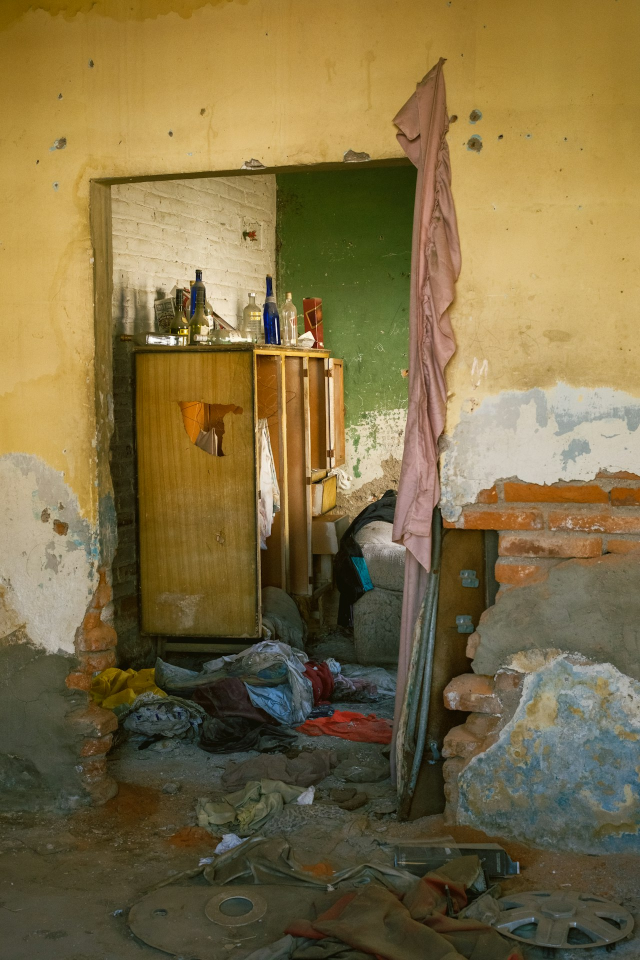
#> input picture data/demo_images/indoor_dilapidated_room.jpg, 1280 x 1920 px (shown at 1/2 size)
$ python -i debug_opencv_localization.py   (imports and definitions only)
#> lines starting #> are read from the running program, lines starting #| are printed output that depends on the picture; after the words box and inside, x2 and y2 are one past the last pixel; in counts of white or black regions, pixels touching at a corner belong together
import sys
import os
import random
import time
from pathlib import Path
import cv2
import numpy as np

ROOT = Path(__file__).resolve().parent.parent
TACO_DIR = ROOT / "external_datasets" / "taco_official" / "data"
OUT_DIR = ROOT / "runs" / "dl" / "hybrid_pipeline_results" / "debug"

def analyze_image_proposals(image_path, min_area=400):
#> called with min_area = 400
    img = cv2.imread(str(image_path))
#> img is the input picture: shape (1920, 1280, 3); mean B, G, R 68.5, 110.1, 126.9
    if img is None:
        return None

    h_img, w_img = img.shape[:2]
#> h_img = 1920; w_img = 1280
    gray = cv2.cvtColor(img, cv2.COLOR_BGR2GRAY)
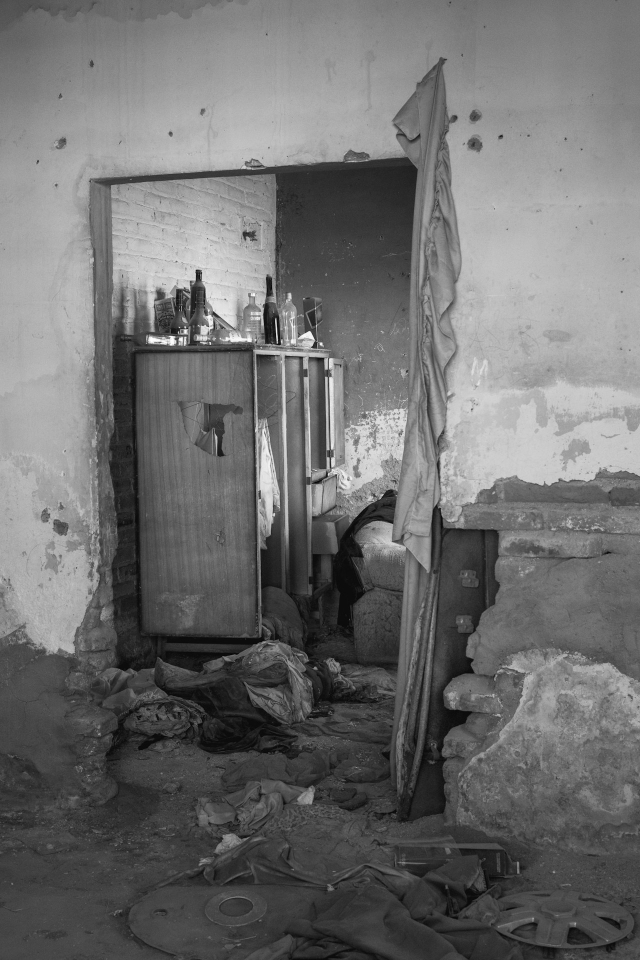
#> gray: shape (1920, 1280) (shown at 1/2 size); min 0, max 255, mean 110.4
    blur = cv2.GaussianBlur(gray, (5, 5), 0)

    # 1. Otsu Thresholding
    _, thresh_otsu = cv2.threshold(blur, 0, 255, cv2.THRESH_BINARY_INV + cv2.THRESH_OTSU)
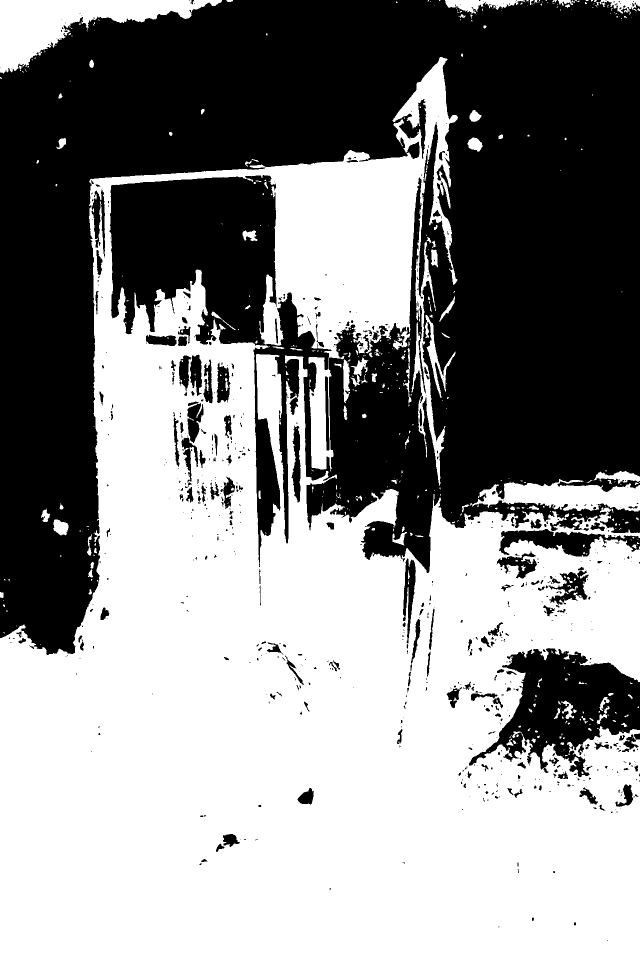
#> thresh_otsu: shape (1920, 1280) (shown at 1/2 size); 54.4% white; 715 black regions (512 under 20 px), largest, box (x1, y1, x2, y2) and area: (0, 0, 1280, 1310) 1029556, (938, 1296, 1280, 1554) 42411, (998, 1058, 1280, 1113) 7111

    # 2. Adaptive Gaussian Thresholding (Handles shadows and complex lighting better)
    thresh_adaptive = cv2.adaptiveThreshold(
        blur, 255, cv2.ADAPTIVE_THRESH_GAUSSIAN_C,
        cv2.THRESH_BINARY_INV, 11, 2
    )
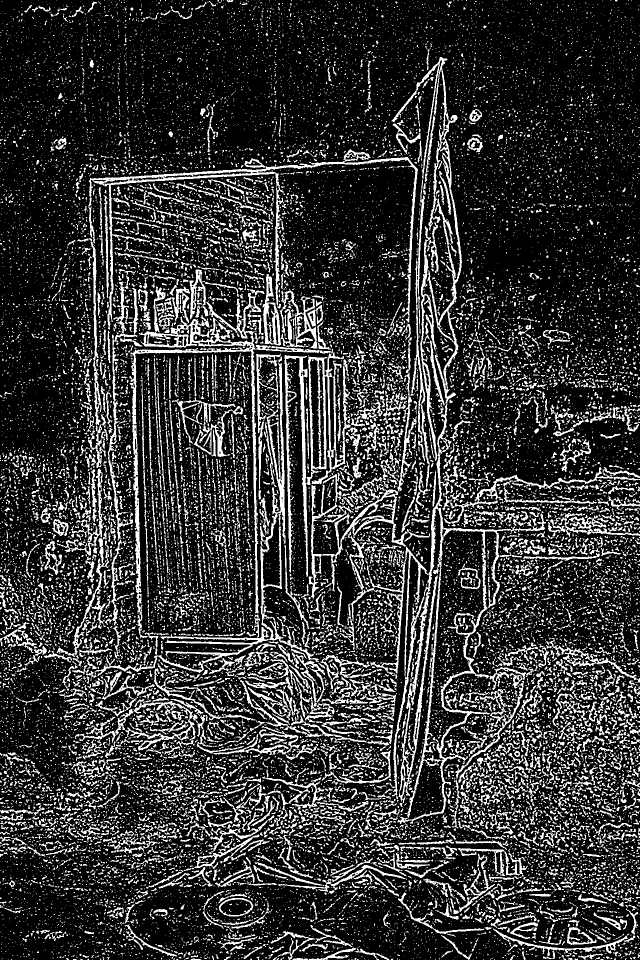
#> thresh_adaptive: shape (1920, 1280) (shown at 1/2 size); 20.3% white; 25558 white regions (22083 under 20 px), largest, box (x1, y1, x2, y2) and area: (617, 114, 1092, 1648) 37754, (259, 573, 701, 1277) 25278, (144, 726, 638, 1368) 11224

    # 3. Canny Edges
    edges = cv2.Canny(blur, 30, 100)
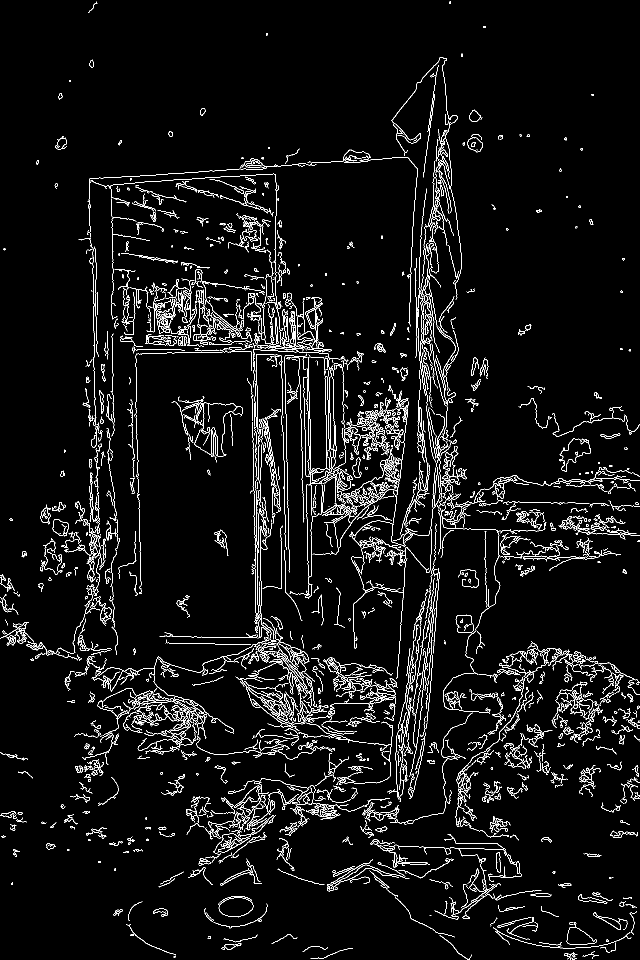
#> edges: shape (1920, 1280) (shown at 1/2 size); 4.7% white in thin lines or dots
    kernel = cv2.getStructuringElement(cv2.MORPH_RECT, (5, 5))
    dilated_edges = cv2.dilate(edges, kernel, iterations=1)
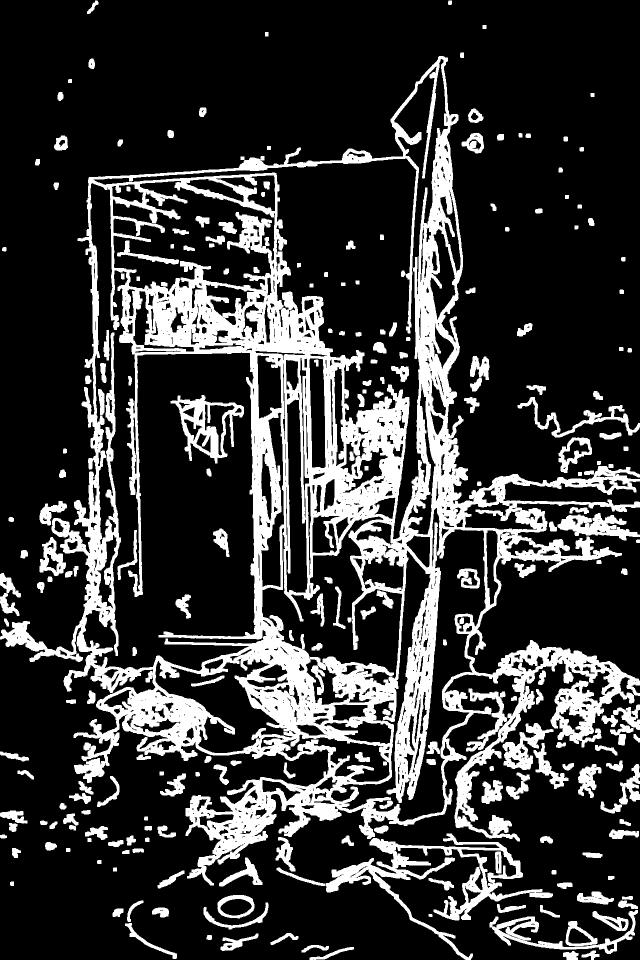
#> dilated_edges: shape (1920, 1280) (shown at 1/2 size); 21.6% white; 236 white regions, largest, box (x1, y1, x2, y2) and area: (0, 112, 1280, 1771) 409105, (652, 1667, 1106, 1920) 18877, (341, 790, 488, 927) 6934

    # Combined Otsu vs Combined Adaptive
    combined_otsu = cv2.bitwise_or(thresh_otsu, dilated_edges)
#> combined_otsu: shape (1920, 1280); 62.5% white; 1040 black regions (738 under 20 px), largest, box (x1, y1, x2, y2) and area: (0, 0, 1280, 1304) 748683, (226, 362, 550, 583) 41635, (688, 354, 853, 1078) 20914
    combined_otsu = cv2.morphologyEx(combined_otsu, cv2.MORPH_CLOSE, kernel)
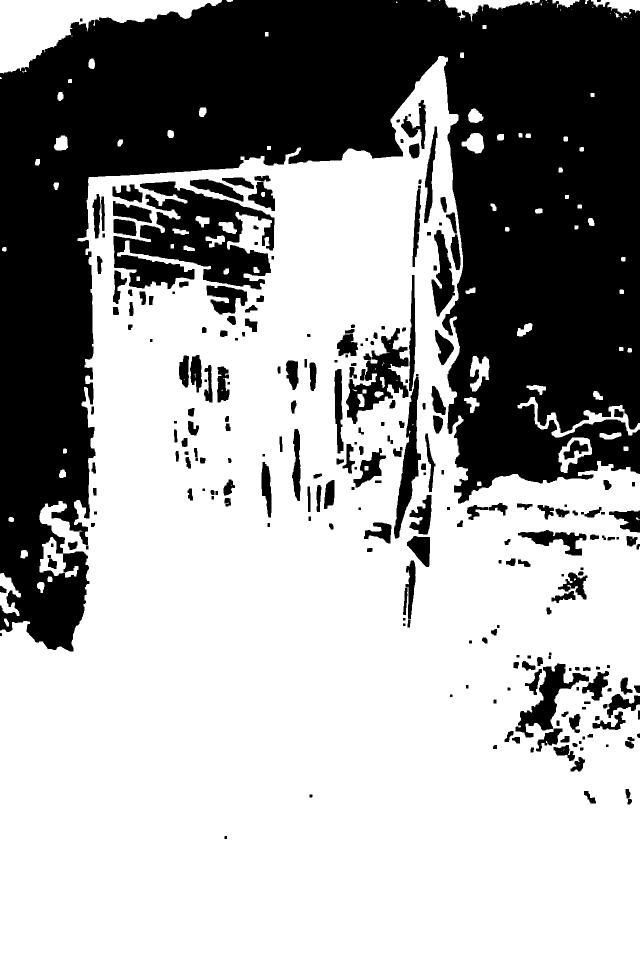
#> combined_otsu: shape (1920, 1280) (shown at 1/2 size); 63.7% white; 256 black regions, largest, box (x1, y1, x2, y2) and area: (0, 0, 1280, 1303) 745001, (227, 363, 549, 579) 37548, (692, 656, 817, 848) 8939

    combined_adaptive = cv2.bitwise_or(thresh_adaptive, dilated_edges)
#> combined_adaptive: shape (1920, 1280); 33% white; 22099 white regions (20128 under 20 px), largest, box (x1, y1, x2, y2) and area: (0, 112, 1280, 1777) 528562, (509, 1663, 1106, 1920) 25847, (969, 1790, 1280, 1920) 9617
    combined_adaptive = cv2.morphologyEx(combined_adaptive, cv2.MORPH_CLOSE, kernel)
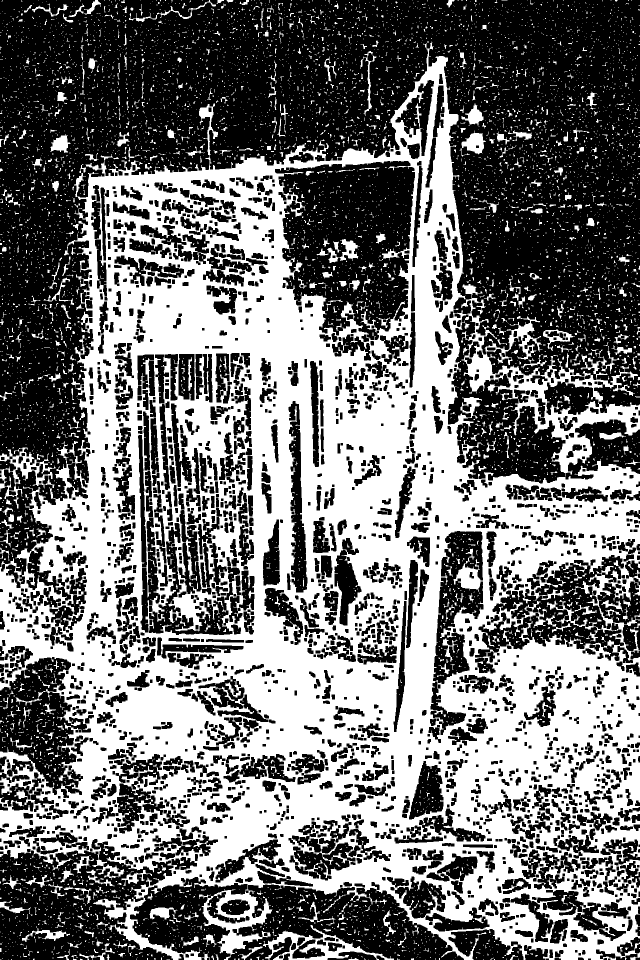
#> combined_adaptive: shape (1920, 1280) (shown at 1/2 size); 44.9% white; 7932 white regions (7137 under 20 px)

    # Count contours
    contours_otsu, _ = cv2.findContours(combined_otsu, cv2.RETR_EXTERNAL, cv2.CHAIN_APPROX_SIMPLE)
#> contours_otsu = 86 contours, 25 with area under 20; largest, box (x1, y1, x2, y2) and area: (0, 112, 1280, 1920) 1654521, (0, 0, 444, 148) 25554, (1035, 794, 1280, 875) 3472, (1117, 875, 1184, 946) 2615, (890, 0, 1080, 43) 2532
    contours_adaptive, _ = cv2.findContours(combined_adaptive, cv2.RETR_EXTERNAL, cv2.CHAIN_APPROX_SIMPLE)
#> contours_adaptive = 6583 contours, 6269 with area under 20; largest, box (x1, y1, x2, y2) and area: (0, 83, 1280, 1920) 1559410, (526, 1850, 788, 1920) 6428, (0, 895, 111, 1017) 4072, (923, 261, 972, 309) 1210, (1086, 659, 1150, 702) 1035

    valid_otsu = sum(1 for c in contours_otsu if cv2.contourArea(c) > min_area)
#> valid_otsu = 13
    valid_adaptive = sum(1 for c in contours_adaptive if cv2.contourArea(c) > min_area)
#> valid_adaptive = 12

    # Analyze aspect ratio issues (boxes that are too huge)
    huge_boxes_otsu = 0
    img_area = h_img * w_img
#> img_area = 2457600
    for c in contours_otsu:
        if cv2.contourArea(c) > min_area:
            _, _, w, h = cv2.boundingRect(c)
            if (w * h) > img_area * 0.4:  # Bounding box takes up > 40% of the image
                huge_boxes_otsu += 1
#> this loop made 86 passes
#> (w, h, huge_boxes_otsu) on pass 55: (1280, 1808, 1)
#> (w, h) on passes 4, 12, 14, 15, 18, 21: (42, 86), (67, 71), (245, 81), (31, 32), (39, 71), (31, 27)
#> after the loop, huge_boxes_otsu = 1

    return {
        "size": (w_img, h_img),
        "otsu_total_cnt": len(contours_otsu),
        "otsu_valid_cnt": valid_otsu,
        "otsu_huge_boxes": huge_boxes_otsu,
        "adaptive_total_cnt": len(contours_adaptive),
        "adaptive_valid_cnt": valid_adaptive,
        "masks": {
            "otsu": combined_otsu,
            "adaptive": combined_adaptive,
            "img": img
        }
    }

# [60 lines left out: function main, not called in this run]

# [2 lines not run here, left out]

>>> result = analyze_image_proposals('../../data/demo_images/indoor_dilapidated_room.jpg')
#> result = 7 items
